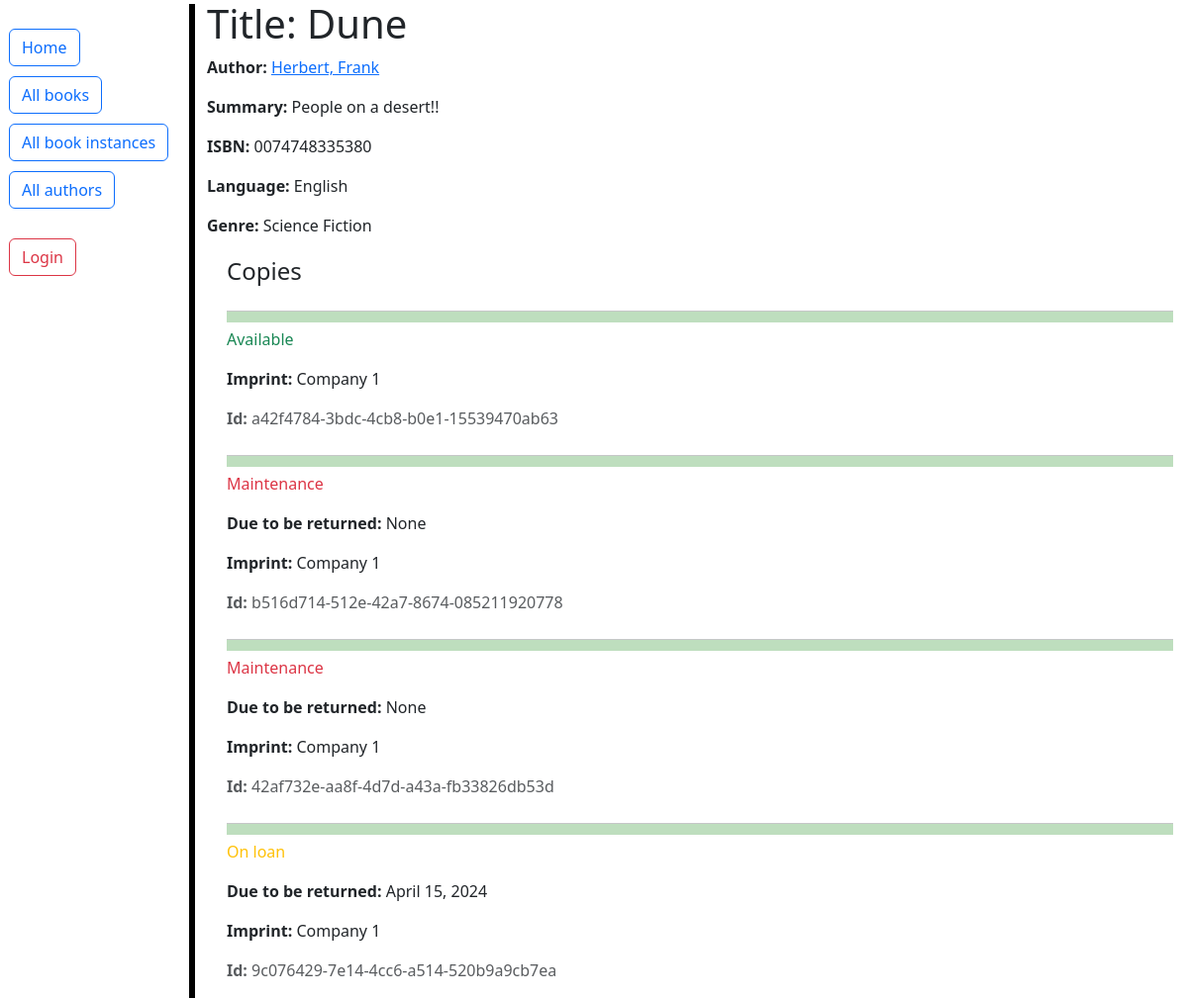
/catalog/book/1, run on the app's committed database.
### catalog/models.py (models this page shows, shortened)
class Book(models.Model):
    title = models.CharField(max_length=200)
    author = models.ForeignKey('Author', on_delete=models.RESTRICT, null=True)
    summary = models.TextField(
    max_length=1000, help_text="Enter a brief description of the book")
    isbn = models.CharField('ISBN', max_length=13,
                            unique=True,
                            help_text='13 Character <a href="https://www.isbn-international.org/content/what-isbn'
                                      '">ISBN number</a>')
    genre = models.ManyToManyField(
        Genre, help_text="Select a genre for this book")
    language = models.ForeignKey('Language', on_delete = models.SET_NULL, null = True)
    def display_genre(self):
        """Create a string for the Genre. This is required to display genre in Admin."""
        return ', '.join(genre.name for genre in self.genre.all()[:3])
    display_genre.short_description = 'Genre'

class Author(models.Model):
    first_name = models.CharField(max_length=100)
    last_name = models.CharField(max_length=100)
    date_of_birth = models.DateField(null=True, blank=True)
    date_of_death = models.DateField('Died', null=True, blank=True)
    class Meta:
        ordering = ['last_name', 'first_name']
    def get_absolute_url(self):
        return reverse('author-detail', args=[str(self.id)])
    def __str__(self):
        return f'{self.last_name}, {self.first_name}'

class Language(models.Model):
    name = models.CharField(max_length = 30, unique = True, help_text = 'Book language')
    def __str__(self):
        return f'{self.name}'

class Genre(models.Model):
    name = models.CharField(
        max_length=200,
        unique=True,
        help_text="Enter a book genre (e.g. Science Fiction, French Poetry etc.)"
    )
    def __str__(self):
        return self.name
    class Meta:
        constraints = [
            UniqueConstraint(
                Lower('name'),
                name='genre_name_case_insensitive_unique',
                violation_error_message = "Genre already exists (case insensitive match)"
            ),
        ]

class BookInstance(models.Model):
    id = models.UUIDField(primary_key=True, default=uuid.uuid4,
                          help_text="Unique ID for this particular book across whole library")
    book = models.ForeignKey('Book', on_delete=models.RESTRICT, null=True)
    imprint = models.CharField(max_length=200)
    due_back = models.DateField(null=True, blank=True)
    borrower = models.ForeignKey(settings.AUTH_USER_MODEL, on_delete=models.SET_NULL, null=True, blank=True)
    LOAN_STATUS = (
        ('m', 'Maintenance'),
        ('o', 'On loan'),
        ('a', 'Available'),
        ('r', 'Reserved'),
    )
    status = models.CharField(
        max_length=1,
        choices=LOAN_STATUS,
        blank=True,
        default='m',
        help_text='Book availability',
    )
    class Meta:
        ordering = ['due_back']
        permissions = (("can_mark_returned", "Set book as returned"),)

### catalog/views.py (the view)
# urls.py: path('book/<int:pk>', views.BookDetailView.as_view(), name='book-detail'),
class BookDetailView(generic.DetailView):
    model = Book

### catalog/templates/catalog/book_detail.html (shortened to what this page needs)
{% extends "base_generic.html" %}
{% block content %}
  <h1>Title: {{ book.title }}</h1>
  <p><strong>Author:</strong> <a href="{{ book.author.get_absolute_url }}">{{ book.author }}</a></p>
  <p><strong>Summary:</strong> {{ book.summary }}</p>
  <p><strong>ISBN:</strong> {{ book.isbn }}</p>
  <p><strong>Language:</strong> {{ book.language }}</p>
  <p><strong>Genre:</strong> {{ book.genre.all|join:", " }}</p>
  <div style="margin-left:20px;margin-top:20px">
    <h4>Copies</h4>
    {% for copy in book.bookinstance_set.all %}
      <hr />
      <p
        class="{% if copy.status == 'a' %}text-success{% elif copy.status == 'm' %}text-danger{% else %}text-warning{% endif %}">
        {{ copy.get_status_display }}
      </p>
      {% if copy.status != 'a' %}
        <p><strong>Due to be returned:</strong> {{ copy.due_back }}</p>
      {% endif %}
      <p><strong>Imprint:</strong> {{ copy.imprint }}</p>
      <p class="text-muted"><strong>Id:</strong> {{ copy.id }}</p>
    {% endfor %}
  </div>
{% endblock %}
{% block sidebar %}
  {{ block.super }}
{% endblock %}

### catalog/static/css/index_styles.css (style rules this page uses)
hr { top: 20px; height: 12px; background: green; margin-top: 25px; margin-bottom: 5px; }

### data on the page
Book: author "Herbert, Frank", summary "People on a desert!!", isbn "0074748335380", language "English", genre.all "Science Fiction"
BookInstance: status "Available", imprint "Company 1", id "a42f4784-3bdc-4cb8-b0e1-15539470ab63"
BookInstance: status "Maintenance", due_back "None", imprint "Company 1", id "b516d714-512e-42a7-8674-085211920778"
BookInstance: status "Maintenance", due_back "None", imprint "Company 1", id "42af732e-aa8f-4d7d-a43a-fb33826db53d"
BookInstance: status "On loan", due_back "April 15, 2024", imprint "Company 1", id "9c076429-7e14-4cc6-a514-520b9a9cb7ea"
